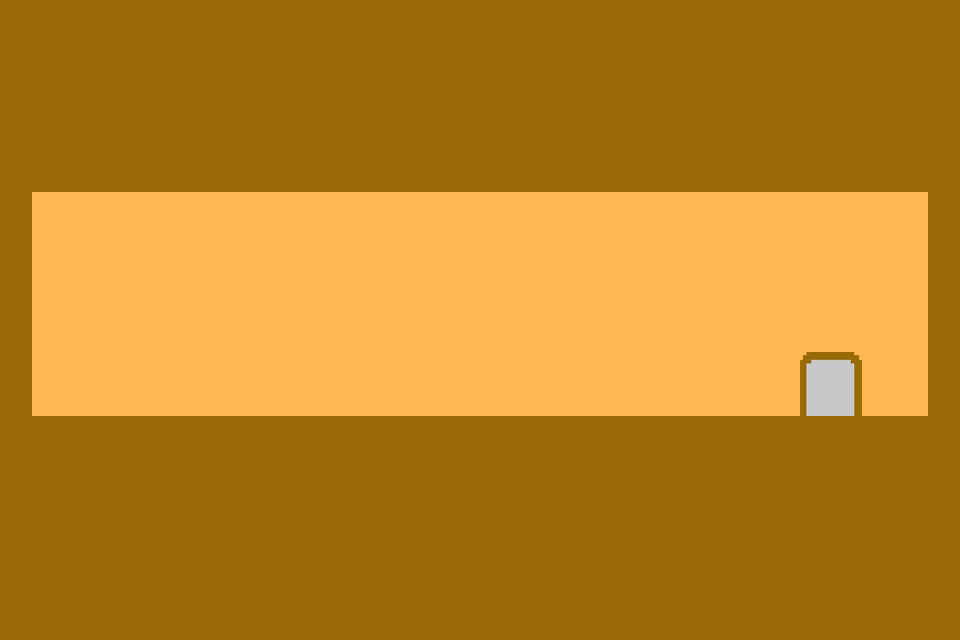

A 2D game scene composited from a Tiled map and its tileset images. What follows is a short description and the map's XML, with every tile layer's data as written:
An orthogonal 30x20 tile map with 32x32 px tiles, 2 tile layers (ground, door), 1 hidden layer not drawn, 4 tilesets and 12 objects (spawn, goal, spikes).

<map version="1.10" tiledversion="1.12.2" orientation="orthogonal" renderorder="right-down" width="30" height="20" tilewidth="32" tileheight="32" infinite="0" nextlayerid="7" nextobjectid="16">
 <tileset firstgid="1" name="door_ld" tilewidth="62" tileheight="64" tilecount="1" columns="1">
  <image source="../images/level_devil_door.png" width="62" height="64" />
 </tileset>
 <tileset firstgid="2" name="ground_ld" tilewidth="32" tileheight="32" tilecount="1" columns="1">
  <image source="../images/level_devil_ground.png" width="32" height="32" />
 </tileset>
 <tileset firstgid="3" name="sky_ld" tilewidth="32" tileheight="32" tilecount="1" columns="1">
  <image source="../images/level_devil_sky.png" width="32" height="32" />
 </tileset>
 <tileset firstgid="4" source="../tilesets/spikes.tsx" />
 <layer id="2" name="ground" width="30" height="20">
  <data encoding="csv">
2,2,2,2,2,2,2,2,2,2,2,2,2,2,2,2,2,2,2,2,2,2,2,2,2,2,2,2,2,2,
2,2,2,2,2,2,2,2,2,2,2,2,2,2,2,2,2,2,2,2,2,2,2,2,2,2,2,2,2,2,
2,2,2,2,2,2,2,2,2,2,2,2,2,2,2,2,2,2,2,2,2,2,2,2,2,2,2,2,2,2,
2,2,2,2,2,2,2,2,2,2,2,2,2,2,2,2,2,2,2,2,2,2,2,2,2,2,2,2,2,2,
2,2,2,2,2,2,2,2,2,2,2,2,2,2,2,2,2,2,2,2,2,2,2,2,2,2,2,2,2,2,
2,2,2,2,2,2,2,2,2,2,2,2,2,2,2,2,2,2,2,2,2,2,2,2,2,2,2,2,2,2,
2,3,3,3,3,3,3,3,3,3,3,3,3,3,3,3,3,3,3,3,3,3,3,3,3,3,3,3,3,2,
2,3,3,3,3,3,3,3,3,3,3,3,3,3,3,3,3,3,3,3,3,3,3,3,3,3,3,3,3,2,
2,3,3,3,3,3,3,3,3,3,3,3,3,3,3,3,3,3,3,3,3,3,3,3,3,3,3,3,3,2,
2,3,3,3,3,3,3,3,3,3,3,3,3,3,3,3,3,3,3,3,3,3,3,3,3,3,3,3,3,2,
2,3,3,3,3,3,3,3,3,3,3,3,3,3,3,3,3,3,3,3,3,3,3,3,3,3,3,3,3,2,
2,3,3,3,3,3,3,3,3,3,3,3,3,3,3,3,3,3,3,3,3,3,3,3,3,3,3,3,3,2,
2,3,3,3,3,3,3,3,3,3,3,3,3,3,3,3,3,3,3,3,3,3,3,3,3,3,3,3,3,2,
2,2,2,2,2,2,2,2,2,2,2,2,2,2,2,2,2,2,2,2,2,2,2,2,2,2,2,2,2,2,
2,2,2,2,2,2,2,2,2,2,2,2,2,2,2,2,2,2,2,2,2,2,2,2,2,2,2,2,2,2,
2,2,2,2,2,2,2,2,2,2,2,2,2,2,2,2,2,2,2,2,2,2,2,2,2,2,2,2,2,2,
2,2,2,2,2,2,2,2,2,2,2,2,2,2,2,2,2,2,2,2,2,2,2,2,2,2,2,2,2,2,
2,2,2,2,2,2,2,2,2,2,2,2,2,2,2,2,2,2,2,2,2,2,2,2,2,2,2,2,2,2,
2,2,2,2,2,2,2,2,2,2,2,2,2,2,2,2,2,2,2,2,2,2,2,2,2,2,2,2,2,2,
2,2,2,2,2,2,2,2,2,2,2,2,2,2,2,2,2,2,2,2,2,2,2,2,2,2,2,2,2,2
</data>
 </layer>
 <layer id="4" name="door" width="30" height="20">
  <data encoding="csv">
0,0,0,0,0,0,0,0,0,0,0,0,0,0,0,0,0,0,0,0,0,0,0,0,0,0,0,0,0,0,
0,0,0,0,0,0,0,0,0,0,0,0,0,0,0,0,0,0,0,0,0,0,0,0,0,0,0,0,0,0,
0,0,0,0,0,0,0,0,0,0,0,0,0,0,0,0,0,0,0,0,0,0,0,0,0,0,0,0,0,0,
0,0,0,0,0,0,0,0,0,0,0,0,0,0,0,0,0,0,0,0,0,0,0,0,0,0,0,0,0,0,
0,0,0,0,0,0,0,0,0,0,0,0,0,0,0,0,0,0,0,0,0,0,0,0,0,0,0,0,0,0,
0,0,0,0,0,0,0,0,0,0,0,0,0,0,0,0,0,0,0,0,0,0,0,0,0,0,0,0,0,0,
0,0,0,0,0,0,0,0,0,0,0,0,0,0,0,0,0,0,0,0,0,0,0,0,0,0,0,0,0,0,
0,0,0,0,0,0,0,0,0,0,0,0,0,0,0,0,0,0,0,0,0,0,0,0,0,0,0,0,0,0,
0,0,0,0,0,0,0,0,0,0,0,0,0,0,0,0,0,0,0,0,0,0,0,0,0,0,0,0,0,0,
0,0,0,0,0,0,0,0,0,0,0,0,0,0,0,0,0,0,0,0,0,0,0,0,0,0,0,0,0,0,
0,0,0,0,0,0,0,0,0,0,0,0,0,0,0,0,0,0,0,0,0,0,0,0,0,0,0,0,0,0,
0,0,0,0,0,0,0,0,0,0,0,0,0,0,0,0,0,0,0,0,0,0,0,0,0,0,0,0,0,0,
0,0,0,0,0,0,0,0,0,0,0,0,0,0,0,0,0,0,0,0,0,0,0,0,0,1,0,0,0,0,
0,0,0,0,0,0,0,0,0,0,0,0,0,0,0,0,0,0,0,0,0,0,0,0,0,0,0,0,0,0,
0,0,0,0,0,0,0,0,0,0,0,0,0,0,0,0,0,0,0,0,0,0,0,0,0,0,0,0,0,0,
0,0,0,0,0,0,0,0,0,0,0,0,0,0,0,0,0,0,0,0,0,0,0,0,0,0,0,0,0,0,
0,0,0,0,0,0,0,0,0,0,0,0,0,0,0,0,0,0,0,0,0,0,0,0,0,0,0,0,0,0,
0,0,0,0,0,0,0,0,0,0,0,0,0,0,0,0,0,0,0,0,0,0,0,0,0,0,0,0,0,0,
0,0,0,0,0,0,0,0,0,0,0,0,0,0,0,0,0,0,0,0,0,0,0,0,0,0,0,0,0,0,
0,0,0,0,0,0,0,0,0,0,0,0,0,0,0,0,0,0,0,0,0,0,0,0,0,0,0,0,0,0
</data>
 </layer>
 <layer id="1" name="spikes" width="30" height="20" visible="0">
  <data encoding="csv">
0,0,0,0,0,0,0,0,0,0,0,0,0,0,0,0,0,0,0,0,0,0,0,0,0,0,0,0,0,0,
0,0,0,0,0,0,0,0,0,0,0,0,0,0,0,0,0,0,0,0,0,0,0,0,0,0,0,0,0,0,
0,0,0,0,0,0,0,0,0,0,0,0,0,0,0,0,0,0,0,0,0,0,0,0,0,0,0,0,0,0,
0,0,0,0,0,0,0,0,0,0,0,0,0,0,0,0,0,0,0,0,0,0,0,0,0,0,0,0,0,0,
0,0,0,0,0,0,0,0,0,0,0,0,0,0,0,0,0,0,0,0,0,0,0,0,0,0,0,0,0,0,
0,0,0,0,0,0,0,0,0,0,0,0,0,0,0,0,0,0,0,0,0,0,0,0,0,0,0,0,0,0,
0,0,0,0,0,0,0,0,0,0,0,0,0,0,0,0,0,0,0,0,0,0,0,0,0,0,0,0,0,0,
0,0,0,0,0,0,0,0,0,0,0,0,0,0,0,0,0,0,0,0,0,0,0,0,0,0,0,0,0,0,
0,0,0,0,0,0,0,0,0,0,0,0,0,0,0,0,0,0,0,0,0,0,0,0,0,0,0,0,0,0,
0,0,0,0,0,0,0,0,0,0,0,0,0,0,0,0,0,0,0,0,0,0,0,0,0,0,0,0,0,0,
0,0,0,0,0,0,0,0,0,0,0,0,0,0,0,0,0,0,0,0,0,0,0,0,0,0,0,0,0,0,
0,0,0,0,0,0,0,0,0,0,0,0,0,0,0,0,0,0,0,0,0,0,0,0,0,0,0,0,0,0,
0,0,0,0,0,0,0,0,0,0,0,0,0,0,0,0,0,0,0,0,0,0,0,0,0,0,0,0,0,0,
0,0,0,0,0,0,0,0,0,0,0,0,0,0,0,0,0,0,0,0,0,0,0,0,0,0,0,0,0,0,
0,0,0,0,0,0,0,0,0,0,0,0,0,0,0,0,0,0,0,0,0,0,0,0,0,0,0,0,0,0,
0,0,0,0,0,0,0,0,0,0,0,0,0,0,0,0,0,0,0,0,0,0,0,0,0,0,0,0,0,0,
0,0,0,0,0,0,0,0,0,0,0,0,0,0,0,0,0,0,0,0,0,0,0,0,0,0,0,0,0,0,
0,0,0,0,0,0,0,0,0,0,0,0,0,0,0,0,0,0,0,0,0,0,0,0,0,0,0,0,0,0,
0,0,0,0,0,0,0,0,0,0,0,0,0,0,0,0,0,0,0,0,0,0,0,0,0,0,0,0,0,0,
0,0,0,0,0,0,0,0,0,0,0,0,0,0,0,0,0,4,4,4,0,0,0,0,0,0,0,0,0,0
</data>
 </layer>
 <objectgroup id="5" name="ground">
  <object id="1" x="1.95838" y="414.042" width="540.906" height="223" />
  <object id="3" x="-1.91026" y="-1.91026" width="35.3398" height="422.167" />
  <object id="4" x="927.43" y="-7.64103" width="32.4744" height="427.898" />
  <object id="5" x="29.609" y="-0.955129" width="901.642" height="191.981" />
  <object id="6" x="507.173" y="-85.0065" />
  <object id="12" x="622.766" y="415.177" width="334.884" height="219.339" />
  <object id="13" x="842.105" y="773.562" />
 </objectgroup>
 <objectgroup id="6" name="markers">
  <object id="7" name="spawn" x="146.135" y="343.846">
   <point />
  </object>
  <object id="10" name="goal" x="798.488" y="340" width="70" height="80" />
  <object id="11" x="72.5898" y="-73.5449" />
  <object id="14" name="spikes" x="542.472" y="618.849" width="80.2938" height="17.6255" />
  <object id="15" x="430.845" y="816.646" width="5.87515" height="1.95838" />
 </objectgroup>
</map>
